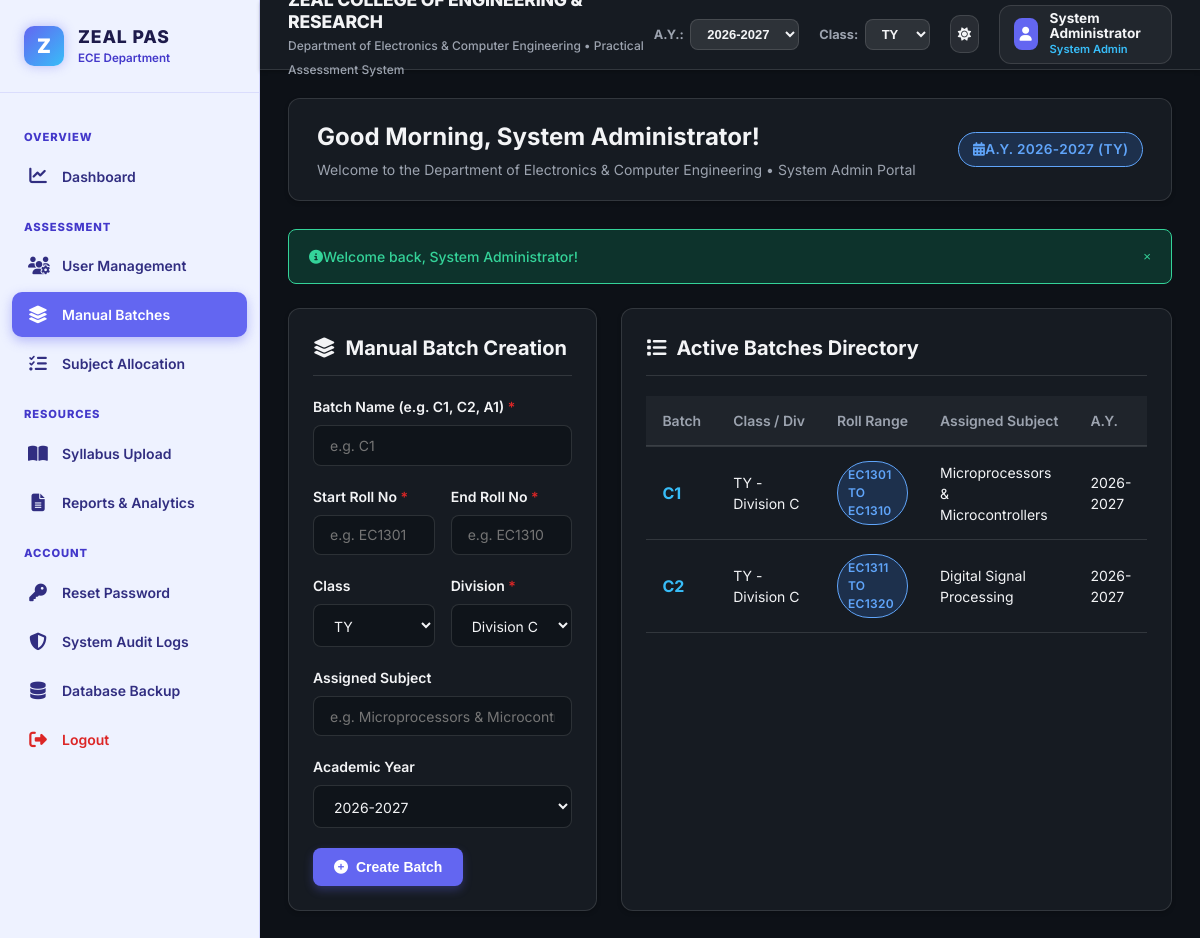
Page /admin/create_batches.php (signed in) on the committed database.
### tables this page shows
CREATE TABLE `batches` (
  `id` INT AUTO_INCREMENT PRIMARY KEY,
  `batch_name` VARCHAR(50) NOT NULL,
  `start_roll` VARCHAR(20) NOT NULL,
  `end_roll` VARCHAR(20) NOT NULL,
  `class` ENUM('FY', 'SY', 'TY', 'BY') NOT NULL DEFAULT 'TY',
  `division` VARCHAR(10) NOT NULL,
  `subject_assigned` VARCHAR(100) DEFAULT NULL,
  `academic_year` VARCHAR(20) NOT NULL DEFAULT '2026-2027',
  `created_at` TIMESTAMP DEFAULT CURRENT_TIMESTAMP,
  INDEX `idx_batch_div` (`class`, `division`, `batch_name`)
);

### config/config.php (called while the page is built, shortened)
<?php
$ACADEMIC_YEARS = ['2026-2027', '2025-2026'];
$CLASSES = ['FY', 'SY', 'TY', 'BY'];
?>

### includes/functions.php (called while the page is built, shortened)
<?php
require_once __DIR__ . '/../config/config.php';
function sanitize($data) {
    return htmlspecialchars(trim($data ?? ''), ENT_QUOTES, 'UTF-8');
}
?>

### admin/create_batches.php (the view, shortened to what this page needs)
<?php
require_once __DIR__ . '/../includes/header.php';
$batches_sql = "SELECT * FROM batches ORDER BY academic_year DESC, class ASC, division ASC, batch_name ASC";
$batches_res = mysqli_query($conn, $batches_sql);
$batches_list = [];
if ($batches_res) {
    while ($b = mysqli_fetch_assoc($batches_res)) {
        $batches_list[] = $b;
    }
}
?>
<div style="display: grid; grid-template-columns: 1fr 1.5fr; gap: 1.5rem;">
  <div class="card">
    <div class="card-header">
      <h3 class="card-title"><i class="fas fa-layer-group text-primary me-2"></i> Manual Batch Creation</h3>
    </div>
    <form method="POST" action="">
      <div class="form-group">
        <label for="batch_name" class="form-label">Batch Name (e.g. C1, C2, A1) <span class="text-danger">*</span></label>
        <input type="text" id="batch_name" name="batch_name" class="form-control" placeholder="e.g. C1" required>
      </div>
      <div style="display: grid; grid-template-columns: 1fr 1fr; gap: 1rem;">
        <div class="form-group">
          <label for="start_roll" class="form-label">Start Roll No <span class="text-danger">*</span></label>
          <input type="text" id="start_roll" name="start_roll" class="form-control" placeholder="e.g. EC1301" required>
        </div>
        <div class="form-group">
          <label for="end_roll" class="form-label">End Roll No <span class="text-danger">*</span></label>
          <input type="text" id="end_roll" name="end_roll" class="form-control" placeholder="e.g. EC1310" required>
        </div>
      </div>
      <div style="display: grid; grid-template-columns: 1fr 1fr; gap: 1rem;">
        <div class="form-group">
          <label for="class" class="form-label">Class</label>
          <select id="class" name="class" class="form-select">
            <?php foreach ($CLASSES as $c): ?>
              <option value="<?php echo $c; ?>" <?php echo $c === 'TY' ? 'selected' : ''; ?>><?php echo $c; ?></option>
            <?php endforeach; ?>
          </select>
        </div>
        <div class="form-group">
          <label for="division" class="form-label">Division <span class="text-danger">*</span></label>
          <select id="division" name="division" class="form-select">
            <option value="Division C" selected>Division C</option>
          </select>
        </div>
      </div>
      <div class="form-group">
        <label for="subject_assigned" class="form-label">Assigned Subject</label>
        <input type="text" id="subject_assigned" name="subject_assigned" class="form-control" placeholder="e.g. Microprocessors & Microcontrollers">
      </div>
      <div class="form-group">
        <label for="academic_year" class="form-label">Academic Year</label>
        <select id="academic_year" name="academic_year" class="form-select">
          <?php foreach ($ACADEMIC_YEARS as $ay): ?>
            <option value="<?php echo $ay; ?>"><?php echo $ay; ?></option>
          <?php endforeach; ?>
        </select>
      </div>
      <button type="submit" class="btn btn-primary">
        <i class="fas fa-plus-circle me-2"></i> Create Batch
      </button>
    </form>
  </div>
  <div class="card">
    <div class="card-header">
      <h3 class="card-title"><i class="fas fa-list text-primary me-2"></i> Active Batches Directory</h3>
    </div>
    <div class="table-responsive">
      <table class="table">
        <thead>
          <tr>
            <th>Batch</th>
            <th>Class / Div</th>
            <th>Roll Range</th>
            <th>Assigned Subject</th>
            <th>A.Y.</th>
          </tr>
        </thead>
        <tbody>
          <?php if (empty($batches_list)): ?>
            <tr><td colspan="5" class="text-center" style="color: var(--text-muted);">No batches created yet.</td></tr>
          <?php else: ?>
            <?php foreach ($batches_list as $b): ?>
              <tr>
                <td><strong style="color: var(--accent-color); font-size: 1rem;"><?php echo sanitize($b['batch_name']); ?></strong></td>
                <td><?php echo sanitize($b['class'] . ' - ' . $b['division']); ?></td>
                <td><span class="badge badge-info"><?php echo sanitize($b['start_roll'] . ' to ' . $b['end_roll']); ?></span></td>
                <td><?php echo sanitize($b['subject_assigned'] ?: '-'); ?></td>
                <td><?php echo sanitize($b['academic_year']); ?></td>
              </tr>
            <?php endforeach; ?>
          <?php endif; ?>
        </tbody>
      </table>
    </div>
  </div>
</div>
<?php include __DIR__ . '/../includes/footer.php'; ?>

### assets/css/style.css (style rules this page uses)
:root { --bg-primary: #0D1117; --bg-canvas: #161B22; --bg-card: #161B22; --bg-sidebar: #eef2ff; --sidebar-text: #312e81; --sidebar-text-active: #ffffff; --sidebar-hover: #e0e7ff; --sidebar-active-bg: #6366F1; --text-primary: #f3f4f6; --text-secondary: #9ca3af; --text-muted: #6b7280; --border-color: rgba(255, 255, 255, 0.12); --primary-color: #6366F1; --primary-hover: #4f46e5; --primary-light: rgba(99, 102, 241, 0.15); --accent-color: #38bdf8; --accent-hover: #0284c7; --status-success-bg: rgba(16, 185, 129, 0.2); --status-success-text: #34d399; --status-danger-bg: rgba(239, 68, 68, 0.2); --status-danger-text: #f87171; --status-warning-bg: rgba(245, 158, 11, 0.2); --status-warning-text: #fbbf24; --status-info-bg: rgba(59, 130, 246, 0.2); --status-info-text: #60a5fa; --shadow-sm: 0 2px 4px rgba(0, 0, 0, 0.2); --shadow-md: 0 4px 12px rgba(0, 0, 0, 0.3); --shadow-lg: 0 12px 24px rgba(0, 0, 0, 0.4); --shadow-glow: 0 0 12px rgba(99, 102, 241, 0.5); --radius-sm: 8px; --radius-md: 12px; --radius-lg: 20px; --font-family: 'Inter', system-ui, -apple-system, BlinkMacSystemFont, "Segoe UI", Roboto, sans-serif; }
* { margin: 0; padding: 0; box-sizing: border-box; }
body { font-family: var(--font-family); background-color: var(--bg-primary); color: var(--text-primary); line-height: 1.5; min-height: 100vh; display: flex; flex-direction: column; transition: background-color 0.3s ease, color 0.3s ease; }
.card { background: var(--bg-canvas); border-radius: var(--radius-md); border: 1px solid var(--border-color); box-shadow: var(--shadow-sm); padding: 1.5rem; margin-bottom: 1.5rem; transition: box-shadow 0.2s ease, border-color 0.2s ease; }
.card-header { display: flex; align-items: center; justify-content: space-between; margin-bottom: 1.25rem; padding-bottom: 0.75rem; border-bottom: 1px solid var(--border-color); }
.card-title { font-size: 1.25rem; font-weight: 700; color: var(--text-primary); display: flex; align-items: center; gap: 0.625rem; }
.form-group { margin-bottom: 1.25rem; }
.form-label { display: block; font-size: 0.875rem; font-weight: 600; color: var(--text-primary); margin-bottom: 0.5rem; }
.form-control, .form-select { width: 100%; padding: 0.675rem 1rem; font-size: 0.875rem; font-family: inherit; color: var(--text-primary); background-color: rgba(13, 17, 23, 0.6); border: 1px solid var(--border-color); border-radius: var(--radius-sm); outline: none; transition: border-color 0.2s ease, box-shadow 0.2s ease; }
.btn { display: inline-flex; align-items: center; gap: 0.5rem; padding: 0.625rem 1.25rem; font-size: 0.875rem; font-weight: 600; border-radius: var(--radius-sm); border: 1px solid transparent; cursor: pointer; transition: all 0.2s ease; white-space: nowrap; }
.btn-primary { background-color: var(--primary-color); color: #ffffff; box-shadow: 0 4px 10px rgba(99, 102, 241, 0.3); }
.badge { display: inline-flex; align-items: center; padding: 0.25rem 0.625rem; font-size: 0.75rem; font-weight: 600; border-radius: 9999px; text-transform: uppercase; letter-spacing: 0.025em; }
.badge-info { background-color: var(--status-info-bg); color: var(--status-info-text); border: 1px solid var(--status-info-text); }
.table-responsive { width: 100%; overflow-x: auto; -webkit-overflow-scrolling: touch; }
.table { width: 100%; border-collapse: collapse; font-size: 0.875rem; text-align: left; }
.table th { background-color: rgba(255, 255, 255, 0.04); color: var(--text-secondary); font-weight: 600; padding: 0.875rem 1rem; border-bottom: 2px solid var(--border-color); white-space: nowrap; }
.table td { padding: 0.875rem 1rem; border-bottom: 1px solid var(--border-color); color: var(--text-primary); vertical-align: middle; }

### includes/sidebar.php (style rules this page uses)
.text-danger { color: #dc2626 !important; }

### rows in the picture
batches: batch_name "C1", class+division "TY - Division C", start_roll+end_roll "EC1301 TO EC1310", subject_assigned "Microprocessors & Microcontrollers", academic_year "2026-2027"
batches: batch_name "C2", class+division "TY - Division C", start_roll+end_roll "EC1311 TO EC1320", subject_assigned "Digital Signal Processing", academic_year "2026-2027"

### other values in the picture
DEPARTMENT_NAME "Department of Electronics & Computer Engineering"
APP_NAME "Practical Assessment System"
$logged_user['full_name'] "System Administrator"
get_role_label($logged_user['role'] ?? '') "System Admin"
get_time_greeting() "Good Morning"
$user['full_name'] "System Administrator"
get_role_label($user['role'] ?? '') "System Admin"
$_SESSION['academic_year'] "2026-2027"
$_SESSION['class_filter'] "TY"
$flash['message'] "Welcome back, System Administrator!"
form field value "2026-2027"
form field value "TY"
form field class "TY"
form field academic_year "2026-2027"
